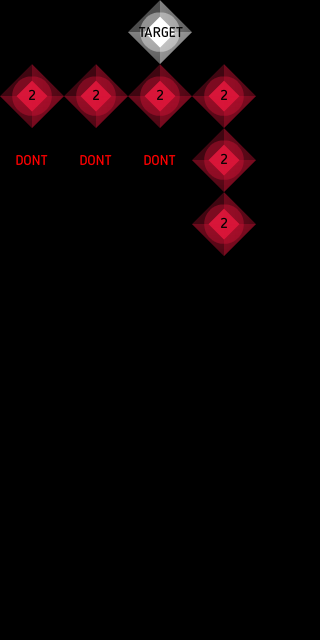

This is a level from a 2D game, rendered from its Tiled map with the project's own tilesets. A one-line summary and the complete map file follow:
An orthogonal 5x10 tile map with 64x64 px tiles, 1 tile layer (Tile Layer 1), 3 tilesets.

<map version="1.0" tiledversion="1.1.2" orientation="orthogonal" renderorder="right-down" width="5" height="10" tilewidth="64" tileheight="64" infinite="0" nextobjectid="1">
 <properties>
  <property name="maxMoves" type="int" value="20" />
  <property name="targetLife" type="int" value="4" />
 </properties>
 <tileset firstgid="1" source="../gameItens/GameItens.tsx" />
 <tileset firstgid="15" source="../hubAssets/HubGuides.tsx" />
 <tileset firstgid="16" source="../hubAssets/HUBTileset.tsx" />
 <layer name="Tile Layer 1" width="5" height="10">
  <data encoding="csv">
0,0,11,0,0,
3,3,3,3,0,
10,10,10,3,0,
0,0,0,3,0,
0,0,0,0,0,
0,0,0,0,0,
0,0,0,0,0,
0,0,0,0,0,
0,0,0,0,0,
0,0,0,0,0
</data>
 </layer>
</map>
